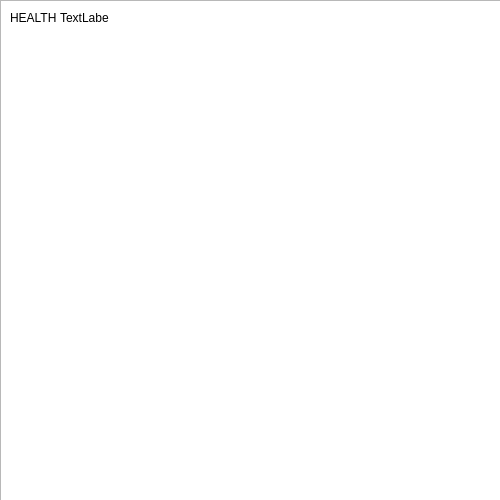
<?xml version="1.0" encoding="UTF-8"?>
<ui version="4.0">
 <class>game</class>
 <widget class="QMainWindow" name="game">
  <property name="geometry">
   <rect>
    <x>0</x>
    <y>0</y>
    <width>500</width>
    <height>500</height>
   </rect>
  </property>
  <property name="windowTitle">
   <string>game</string>
  </property>
  <widget class="QWidget" name="centralwidget">
   <widget class="QGraphicsView" name="graphicsView">
    <property name="geometry">
     <rect>
      <x>0</x>
      <y>0</y>
      <width>501</width>
      <height>501</height>
     </rect>
    </property>
   </widget>
   <widget class="QLabel" name="label">
    <property name="geometry">
     <rect>
      <x>10</x>
      <y>10</y>
      <width>49</width>
      <height>16</height>
     </rect>
    </property>
    <property name="text">
     <string>HEALTH</string>
    </property>
   </widget>
   <widget class="QLabel" name="label_2">
    <property name="geometry">
     <rect>
      <x>60</x>
      <y>10</y>
      <width>49</width>
      <height>16</height>
     </rect>
    </property>
    <property name="text">
     <string>TextLabel</string>
    </property>
   </widget>
  </widget>
 </widget>
 <resources/>
 <connections/>
</ui>
